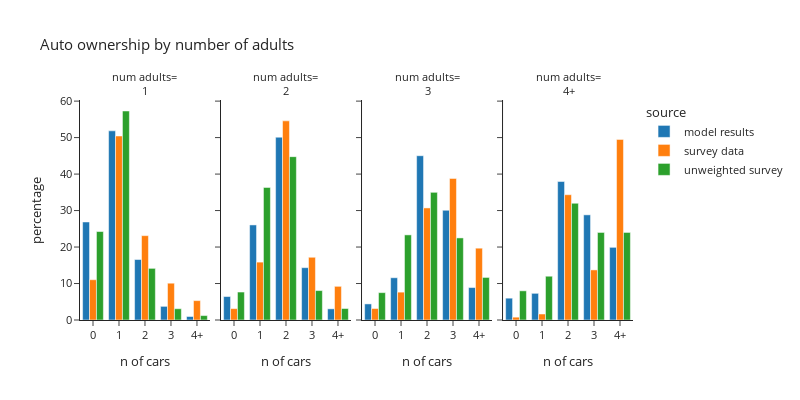

Source (notebook cell):
### Code cell
plot_auto(hh_data.loc[hh_data['num_adults_simple']!="0"],'num_adults_simple','number of adults','num adults')

### Figure 1 — Plotly figure (JSON) as saved in the notebook; plotly's stock layout.template omitted (floating-point values rounded to 4 significant figures)
{"data": [{"alignmentgroup": "True", "hovertemplate": "source=model results<br>num_adults_simple=1<br>auto_ownership_simple=%{x}<br>percentage=%{y}<extra></extra>", "legendgroup": "model results", "marker": {"color": "#1F77B4", "pattern": {"shape": ""}}, "name": "model results", "offsetgroup": "model results", "orientation": "v", "showlegend": true, "textposition": "auto", "type": "bar", "x": ["0", "1", "2", "3", "4+"], "xaxis": "x", "y": [26.87, 51.85, 16.58, 3.741, 0.9609], "yaxis": "y"}, {"alignmentgroup": "True", "hovertemplate": "source=model results<br>num_adults_simple=2<br>auto_ownership_simple=%{x}<br>percentage=%{y}<extra></extra>", "legendgroup": "model results", "marker": {"color": "#1F77B4", "pattern": {"shape": ""}}, "name": "model results", "offsetgroup": "model results", "orientation": "v", "showlegend": false, "textposition": "auto", "type": "bar", "x": ["0", "1", "2", "3", "4+"], "xaxis": "x2", "y": [6.429, 26.06, 50.11, 14.35, 3.059], "yaxis": "y2"}, {"alignmentgroup": "True", "hovertemplate": "source=model results<br>num_adults_simple=3<br>auto_ownership_simple=%{x}<br>percentage=%{y}<extra></extra>", "legendgroup": "model results", "marker": {"color": "#1F77B4", "pattern": {"shape": ""}}, "name": "model results", "offsetgroup": "model results", "orientation": "v", "showlegend": false, "textposition": "auto", "type": "bar", "x": ["0", "1", "2", "3", "4+"], "xaxis": "x3", "y": [4.411, 11.58, 45.03, 30.08, 8.895], "yaxis": "y3"}, {"alignmentgroup": "True", "hovertemplate": "source=model results<br>num_adults_simple=4+<br>auto_ownership_simple=%{x}<br>percentage=%{y}<extra></extra>", "legendgroup": "model results", "marker": {"color": "#1F77B4", "pattern": {"shape": ""}}, "name": "model results", "offsetgroup": "model results", "orientation": "v", "showlegend": false, "textposition": "auto", "type": "bar", "x": ["0", "1", "2", "3", "4+"], "xaxis": "x4", "y": [5.983, 7.311, 37.96, 28.82, 19.92], "yaxis": "y4"}, {"alignmentgroup": "True", "hovertemplate": "source=survey data<br>num_adults_simple=1<br>auto_ownership_simple=%{x}<br>percentage=%{y}<extra></extra>", "legendgroup": "survey data", "marker": {"color": "#FF7F0E", "pattern": {"shape": ""}}, "name": "survey data", "offsetgroup": "survey data", "orientation": "v", "showlegend": true, "textposition": "auto", "type": "bar", "x": ["0", "1", "2", "3", "4+"], "xaxis": "x", "y": [11.04, 50.43, 23.12, 10.09, 5.315], "yaxis": "y"}, {"alignmentgroup": "True", "hovertemplate": "source=survey data<br>num_adults_simple=2<br>auto_ownership_simple=%{x}<br>percentage=%{y}<extra></extra>", "legendgroup": "survey data", "marker": {"color": "#FF7F0E", "pattern": {"shape": ""}}, "name": "survey data", "offsetgroup": "survey data", "orientation": "v", "showlegend": false, "textposition": "auto", "type": "bar", "x": ["0", "1", "2", "3", "4+"], "xaxis": "x2", "y": [3.12, 15.87, 54.59, 17.2, 9.23], "yaxis": "y2"}, {"alignmentgroup": "True", "hovertemplate": "source=survey data<br>num_adults_simple=3<br>auto_ownership_simple=%{x}<br>percentage=%{y}<extra></extra>", "legendgroup": "survey data", "marker": {"color": "#FF7F0E", "pattern": {"shape": ""}}, "name": "survey data", "offsetgroup": "survey data", "orientation": "v", "showlegend": false, "textposition": "auto", "type": "bar", "x": ["0", "1", "2", "3", "4+"], "xaxis": "x3", "y": [3.146, 7.636, 30.72, 38.81, 19.69], "yaxis": "y3"}, {"alignmentgroup": "True", "hovertemplate": "source=survey data<br>num_adults_simple=4+<br>auto_ownership_simple=%{x}<br>percentage=%{y}<extra></extra>", "legendgroup": "survey data", "marker": {"color": "#FF7F0E", "pattern": {"shape": ""}}, "name": "survey data", "offsetgroup": "survey data", "orientation": "v", "showlegend": false, "textposition": "auto", "type": "bar", "x": ["0", "1", "2", "3", "4+"], "xaxis": "x4", "y": [0.7751, 1.641, 34.34, 13.73, 49.51], "yaxis": "y4"}, {"alignmentgroup": "True", "hovertemplate": "source=unweighted survey<br>num_adults_simple=1<br>auto_ownership_simple=%{x}<br>percentage=%{y}<extra></extra>", "legendgroup": "unweighted survey", "marker": {"color": "#2CA02C", "pattern": {"shape": ""}}, "name": "unweighted survey", "offsetgroup": "unweighted survey", "orientation": "v", "showlegend": true, "textposition": "auto", "type": "bar", "x": ["0", "1", "2", "3", "4+"], "xaxis": "x", "y": [24.25, 57.29, 14.16, 3.092, 1.212], "yaxis": "y"}, {"alignmentgroup": "True", "hovertemplate": "source=unweighted survey<br>num_adults_simple=2<br>auto_ownership_simple=%{x}<br>percentage=%{y}<extra></extra>", "legendgroup": "unweighted survey", "marker": {"color": "#2CA02C", "pattern": {"shape": ""}}, "name": "unweighted survey", "offsetgroup": "unweighted survey", "orientation": "v", "showlegend": false, "textposition": "auto", "type": "bar", "x": ["0", "1", "2", "3", "4+"], "xaxis": "x2", "y": [7.664, 36.35, 44.78, 8.068, 3.146], "yaxis": "y2"}, {"alignmentgroup": "True", "hovertemplate": "source=unweighted survey<br>num_adults_simple=3<br>auto_ownership_simple=%{x}<br>percentage=%{y}<extra></extra>", "legendgroup": "unweighted survey", "marker": {"color": "#2CA02C", "pattern": {"shape": ""}}, "name": "unweighted survey", "offsetgroup": "unweighted survey", "orientation": "v", "showlegend": false, "textposition": "auto", "type": "bar", "x": ["0", "1", "2", "3", "4+"], "xaxis": "x3", "y": [7.5, 23.33, 35.0, 22.5, 11.67], "yaxis": "y3"}, {"alignmentgroup": "True", "hovertemplate": "source=unweighted survey<br>num_adults_simple=4+<br>auto_ownership_simple=%{x}<br>percentage=%{y}<extra></extra>", "legendgroup": "unweighted survey", "marker": {"color": "#2CA02C", "pattern": {"shape": ""}}, "name": "unweighted survey", "offsetgroup": "unweighted survey", "orientation": "v", "showlegend": false, "textposition": "auto", "type": "bar", "x": ["0", "1", "2", "3", "4+"], "xaxis": "x4", "y": [8.0, 12.0, 32.0, 24.0, 24.0], "yaxis": "y4"}], "layout": {"annotations": [{"font": {}, "showarrow": false, "text": "num adults=<br>1", "x": 0.1175, "xanchor": "center", "xref": "paper", "y": 1.0, "yanchor": "bottom", "yref": "paper"}, {"font": {}, "showarrow": false, "text": "num adults=<br>2", "x": 0.3725, "xanchor": "center", "xref": "paper", "y": 1.0, "yanchor": "bottom", "yref": "paper"}, {"font": {}, "showarrow": false, "text": "num adults=<br>3", "x": 0.6275, "xanchor": "center", "xref": "paper", "y": 1.0, "yanchor": "bottom", "yref": "paper"}, {"font": {}, "showarrow": false, "text": "num adults=<br>4+", "x": 0.8825, "xanchor": "center", "xref": "paper", "y": 1.0, "yanchor": "bottom", "yref": "paper"}], "barmode": "group", "font": {"size": 11}, "height": 400, "legend": {"title": {"text": "source"}, "tracegroupgap": 0}, "title": {"text": "Auto ownership by number of adults"}, "width": 800, "xaxis": {"anchor": "y", "domain": [0.0, 0.235], "title": {"text": "n of cars"}}, "xaxis2": {"anchor": "y2", "domain": [0.255, 0.49], "matches": "x", "title": {"text": "n of cars"}}, "xaxis3": {"anchor": "y3", "domain": [0.51, 0.745], "matches": "x", "title": {"text": "n of cars"}}, "xaxis4": {"anchor": "y4", "domain": [0.765, 1.0], "matches": "x", "title": {"text": "n of cars"}}, "yaxis": {"anchor": "x", "domain": [0.0, 1.0], "title": {"text": "percentage"}}, "yaxis2": {"anchor": "x2", "domain": [0.0, 1.0], "matches": "y", "showticklabels": false}, "yaxis3": {"anchor": "x3", "domain": [0.0, 1.0], "matches": "y", "showticklabels": false}, "yaxis4": {"anchor": "x4", "domain": [0.0, 1.0], "matches": "y", "showticklabels": false}}}
